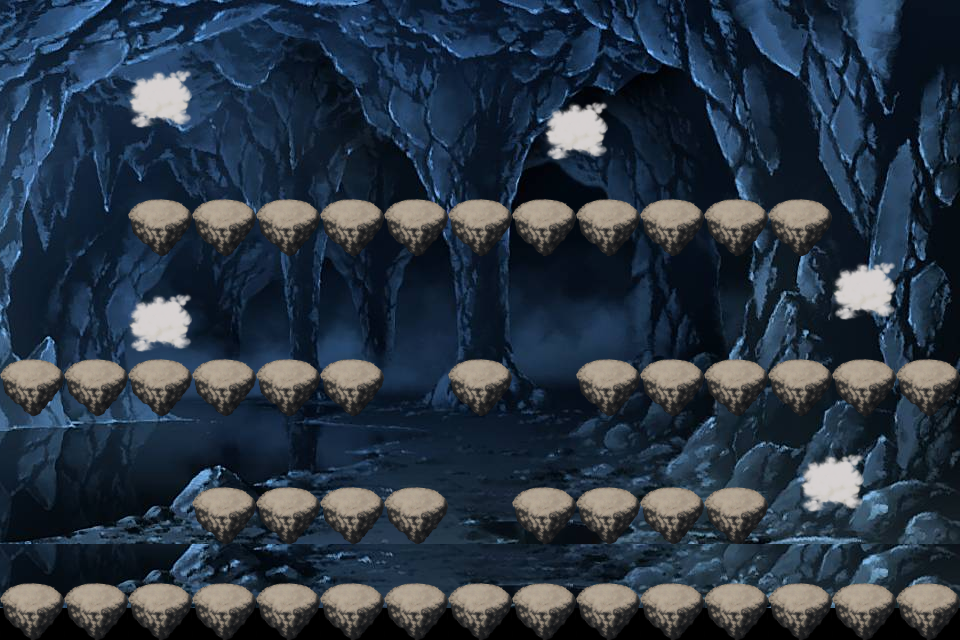

A level layout from a 2D game, rendered from its tile map. Below: a short description, then the map file with tile-grid data replaced by summaries:
An orthogonal 30x20 tile map with 32x32 px tiles, 2 tile layers (块层 2, 块层 1), 2 tilesets.

<map version="1.0" orientation="orthogonal" width="30" height="20" tilewidth="32" tileheight="32">
 <tileset firstgid="1" name="map1" tilewidth="32" tileheight="32">
  <image source="map1.png" width="512" height="512" />
 </tileset>
 <tileset firstgid="257" name="bg19a" tilewidth="32" tileheight="32">
  <image source="bg19a.jpg" width="1024" height="576" />
 </tileset>
 <layer name="块层 2" width="30" height="20">
  <data>[600 cells, 570 non-empty, 510 distinct tile ids]</data>
 </layer>
 <layer name="块层 1" width="30" height="20">
  <data>[600 cells, 208 non-empty, 8 distinct tile ids]</data>
 </layer>
</map>
